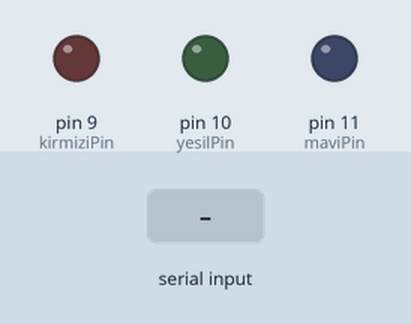
Simulated run of this sketch. Board: Arduino Uno, built with avr-gcc and run on an emulated ATmega328P. Shown: output pins drawn as LEDs (lit = HIGH). The inputs (shaded band) are chosen by the test bench. What the sketch prints to the serial monitor is not drawn.

Above: at 1.2 s.
1.3 s: "b" received over Serial
Timing chart, 0 to 10.3 s (numbered marks = the images above; inputs shaded):
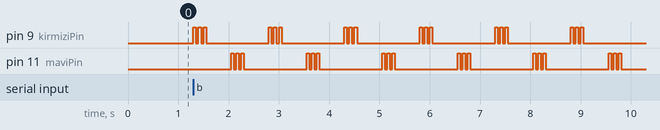

The sketch:

arduRIO.ino
```cpp
const int kirmiziPin = 9;
const int yesilPin = 10;
const int maviPin = 11;
char receivedChar;
boolean newData = false;

void setup() {
;
 Serial.begin(9600);
 Serial.println("<Arduino is ready>");
}

void loop() {
 recvOneChar();
 showNewData();

}

void recvOneChar() {
 if (Serial.available() > 0) {
 receivedChar = Serial.read();
 newData = true;
 }
}

void showNewData() {
 if (newData == true) {
  if (receivedChar=='a') {
    Serial.println("red color is turning on...");
    renkAyarla(0,0,0);
    renkAyarla(255,0,0);
  }
  if (receivedChar=='b') {
    for(int i = 0; i<30000; i=i+0.25){
    Serial.println("green color is turning on...");
    Serial.println("random color is turning on...");
    renkAyarla(255,0,0);
    delay(50);
    renkAyarla(0,0,0);
    delay(50);
    renkAyarla(255,0,0);
    delay(50);
    renkAyarla(0,0,0);
    delay(50);
    renkAyarla(255,0,0);
    delay(50);
    renkAyarla(0,0,0);
    delay(500);
    renkAyarla(0,0,255);
    delay(50);
    renkAyarla(0,0,0);
    delay(50);
    renkAyarla(0,0,255);
    delay(50);
    renkAyarla(0,0,0);
    delay(50);
    renkAyarla(0,0,255);
    delay(50);
    renkAyarla(0,0,0);
    delay(500);
    }
  }
  if (receivedChar=='c') {
    Serial.println("blue color is turning on...");
    renkAyarla(0,0,0);
    renkAyarla(0,0,255);

  }


 newData = false;
 }

}
void renkAyarla(int kirmizi, int yesil, int mavi)

{

 analogWrite(kirmiziPin, kirmizi);
 analogWrite(yesilPin, yesil);
 analogWrite(maviPin, mavi);
}
```

Measured:
- after the input at 1.3 s, pin 9 (kirmiziPin): LOW → HIGH at once, then repeats every 1.5 s: 2 × (LOW 0.05 s, HIGH 0.05 s), LOW 1.3 s, HIGH 0.05 s; pin 11 (maviPin): LOW → HIGH after 0.75 s, then repeats every 1.5 s: 2 × (LOW 0.05 s, HIGH 0.05 s), LOW 1.3 s, HIGH 0.05 s
